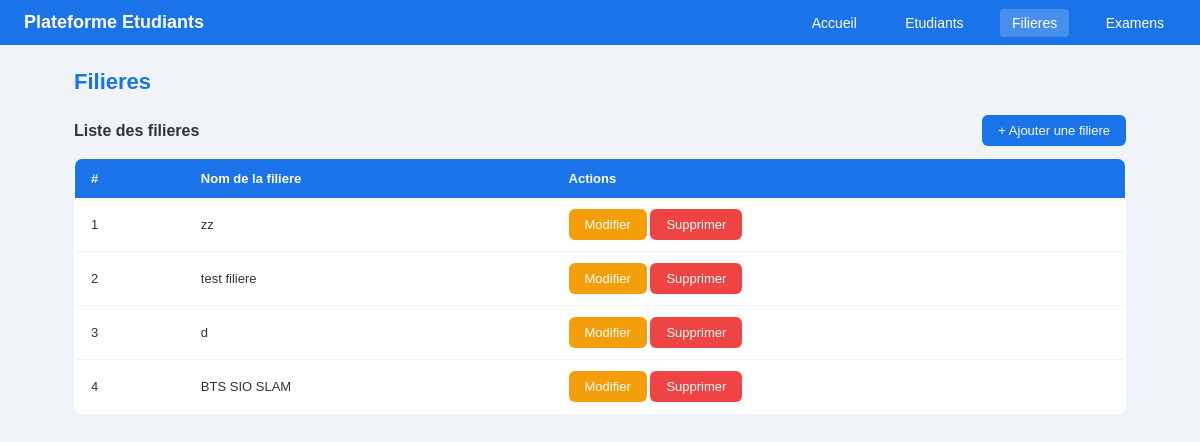
The page /index.php?page=filiere on the database its author committed.
### tables this page shows
CREATE TABLE IF NOT EXISTS `filiere` (
  `id_filiere` int NOT NULL AUTO_INCREMENT,
  `nom_filiere` varchar(100) NOT NULL,
  PRIMARY KEY (`id_filiere`)
);

### index.php (called while the page is built)
<?php
require_once 'gestion/router.php';

### model/model_filiere.php (called while the page is built, shortened)
<?php
function getAllFilieres($bdd)
{
    $req = $bdd->query("SELECT * FROM filiere");
    return $req->fetchAll();
}

### view/filiere/afficher.php (the view, shortened to what this page needs)
<!DOCTYPE html>
<html lang="fr">
<head>
    <link rel="stylesheet" href="assets/style.css">
</head>
<body>
    <div class="navbar">
        <a href="index.php" class="brand">Plateforme Etudiants</a>
        <nav>
            <a href="index.php">Accueil</a>
            <a href="index.php?page=etudiant">Etudiants</a>
            <a href="index.php?page=filiere" class="active">Filieres</a>
            <a href="index.php?page=examen">Examens</a>
        </nav>
    </div>
    <div class="contenu">
        <h1 class="titre">Filieres</h1>
        <div class="entete-tableau">
            <h2>Liste des filieres</h2>
            <a href="index.php?page=filiere&action=ajouter" class="bouton mainbut">+ Ajouter une filiere</a>
        </div>
        <table>
            <thead>
                <tr>
                    <th>#</th>
                    <th>Nom de la filiere</th>
                    <th>Actions</th>
                </tr>
            </thead>
            <tbody>
                <?php $i = 1;
                foreach ($filieres as $f) : ?>
                    <tr>
                        <td><?= $i++ ?></td>
                        <td><?= htmlspecialchars($f['nom_filiere']) ?></td>
                        <td>
                            <a href="index.php?page=filiere&action=editer&id=<?= $f['id_filiere'] ?>" class="bouton editbut">Modifier</a>
                            <a href="index.php?page=filiere&action=supprimer&id=<?= $f['id_filiere'] ?>" class="bouton suppbut">Supprimer</a>
                        </td>
                    </tr>
                <?php endforeach; ?>
            </tbody>
        </table>
    </div>
</body>
</html>

### assets/style.css (style rules this page uses)
* { margin: 0; padding: 0; box-sizing: border-box; }
body { font-family: Arial, sans-serif; background-color: #f0f4f8; color: #333; }
.navbar { background-color: #1a73e8; padding: 12px 24px; display: flex; align-items: center; justify-content: space-between; }
.navbar .brand { color: white; font-size: 18px; font-weight: bold; text-decoration: none; }
.navbar nav a { color: white; text-decoration: none; margin-left: 20px; font-size: 14px; padding: 6px 12px; border-radius: 4px; }
.navbar nav a:hover, .navbar nav a.active { background-color: rgba(255, 255, 255, 0.2); }
.contenu { padding: 24px; max-width: 1100px; margin: 0 auto; }
.titre { font-size: 22px; font-weight: bold; margin-bottom: 20px; color: #1a73e8; }
.entete-tableau { display: flex; justify-content: space-between; align-items: center; margin-bottom: 12px; }
.entete-tableau h2 { font-size: 16px; font-weight: bold; }
table { width: 100%; border-collapse: collapse; background: white; border-radius: 8px; overflow: hidden; border: 1px solid #dde3ec; }
thead { background-color: #1a73e8; color: white; }
th { padding: 12px 16px; text-align: left; font-size: 13px; }
td { padding: 11px 16px; font-size: 13px; border-bottom: 1px solid #eef1f5; }
tr:last-child td { border-bottom: none; }
.bouton { padding: 8px 16px; border: none; border-radius: 6px; font-size: 13px; cursor: pointer; text-decoration: none; display: inline-block; }
.mainbut { background: #1a73e8; color: white; }
.editbut { background: #f59e0b; color: white; }
.suppbut { background: #ef4444; color: white; }

### rows shown on the page
filiere: nom_filiere "zz"
filiere: nom_filiere "test filiere"
filiere: nom_filiere "d"
filiere: nom_filiere "BTS SIO SLAM"
